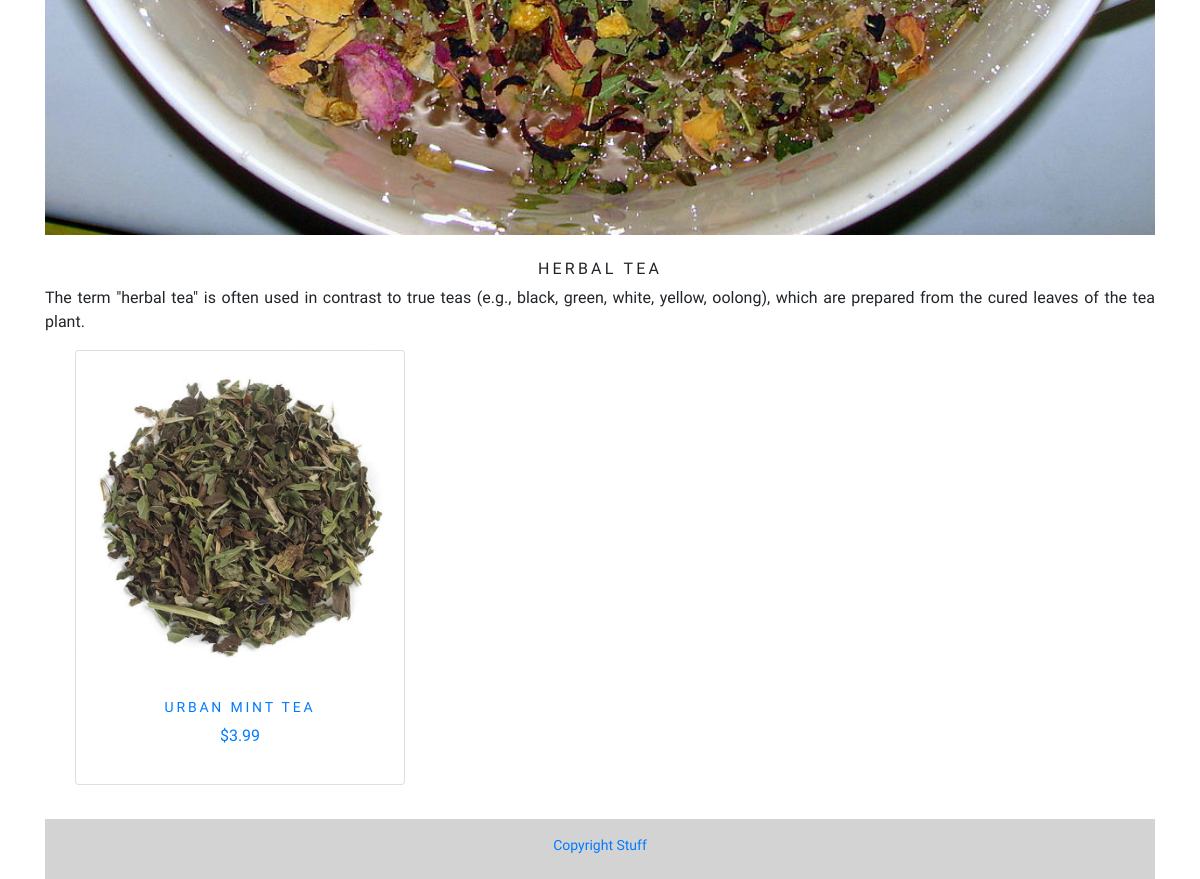
Page /shop/herbal-tea/ (lower part) on the earlier database version.
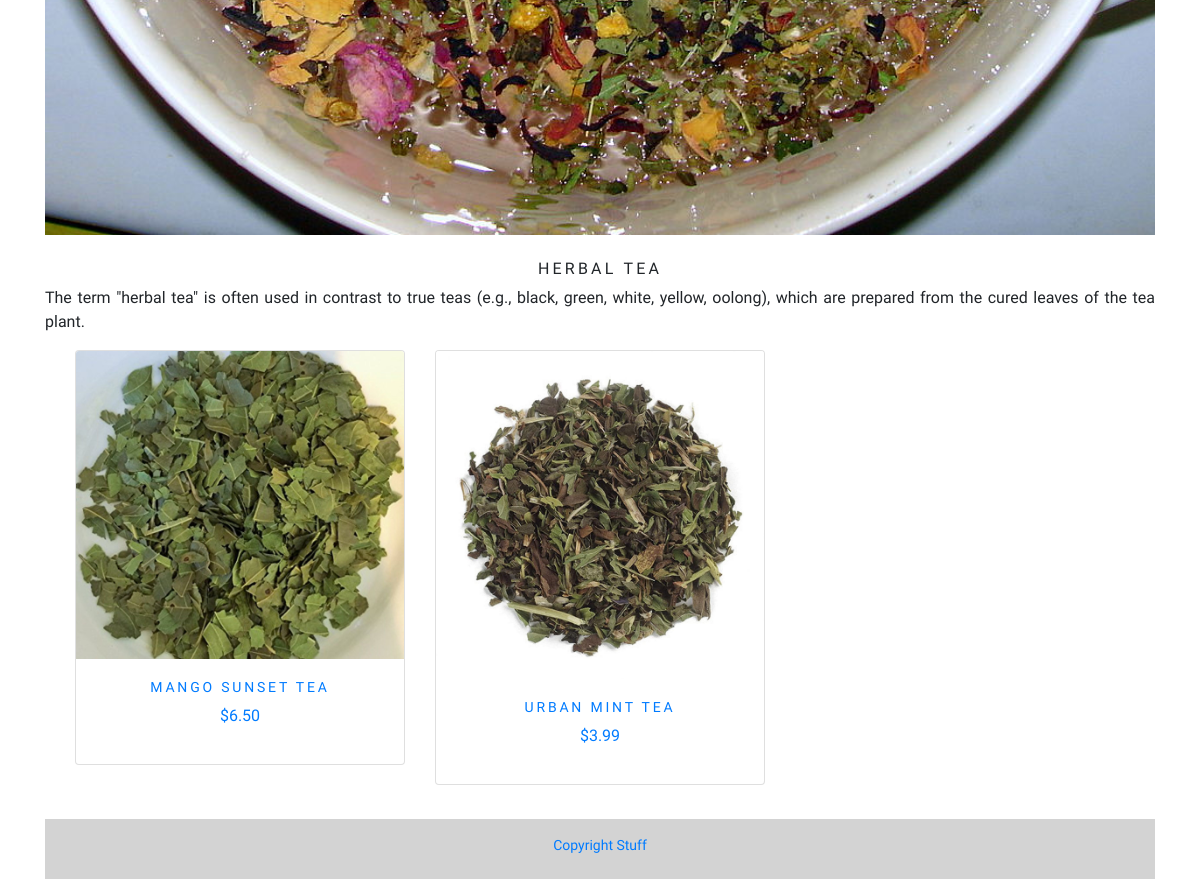
Same page on the later database version.
### shop/models.py (models this page shows, shortened)
class Product(models.Model):
    name = models.CharField(max_length=250, unique=True)
    slug = models.SlugField(max_length=250, unique=True)
    description = models.TextField(blank=True)
    Category = models.ForeignKey(Category, on_delete=models.CASCADE)
    price = models.DecimalField(max_digits=10, decimal_places=2)
    image = models.ImageField(upload_to='product', blank = True)
    stock = models.IntegerField()
    available = models.BooleanField(default=True)
    created = models.DateTimeField(auto_now_add=True)
    updated = models.DateTimeField(auto_now = True)
    class Meta:
        ordering = ('name',)
        verbose_name = 'product'
        verbose_name_plural = 'products'
    def get_url(self):
        return reverse('shop:ProdCatDetail', args=[self.Category.slug,self.slug])

### shop/views.py (the view)
# urls.py: path('', views.allProdCat, name='allProdCat'),
def allProdCat(request, c_slug = None):
    c_page = None
    products = None
    if c_slug != None:
        c_page = get_object_or_404(Category, slug = c_slug)
        products_list = Product.objects.filter(Category=c_page,available=True)
    else:
        products_list = Product.objects.all().filter(available=True)
    paginator = Paginator(products_list, 6)
    try:
        page = int(request.GET.get('page','1'))
    except:
        page = 1
    try:
        products = paginator.page(page)
    except(EmptyPage,InvalidPage):
        products = paginator.page(paginator.num_pages)
    return render(request, 'shop/category.html',{'Category' : c_page, 'products' : products})

### shop/context_processor.py (called while the page is built)
def menu_links(request):
    links = Category.objects.all()
    return dict(links=links)

### shop/models.py (called while the page is built)
    def get_url(self):
        return reverse('shop:products_by_category', args=[self.slug])

### shop/templates/shop/category.html (shortened to what this page needs)
{% extends "base.html" %}
{% load staticfiles %}
{% block content %}
     <div class="mx-auto">
        {% if Category %}
            <img class ="my_image" src = "{{Category.image.url}}" alt="{{Category.name}}">
    </div>
    <br>
    <div>
        <h1 class = "text-center my_title">{{Category.name}}</h1>
        <p class = "text-justify">{{Category.description}}</p>
    </div>
    {% endif %}
    <div class = "container">
        <div class = "row mx-auto">
        {% for product in products.object_list %}
            <div class = "my_bottom_margin col-9 col-sm-12 col-md-4 col-md-12 col-lg-4">
                <div class="card text-center" style="min-width: 18rem;">
                 <a href = "{{product.get_url}}"><img class="card-img-top my_image"src = "{{product.image.url}}" alt = "{{product.name}}"</a>
                 <div class = "card-body">
                    <h4>{{product.name}}</h4>
                    <p>${{product.price}}</p>
                 </div>
                </div>
            </div>
        {% endfor %}
        </div>
        <div class ="mx-auto">
        <br>
    </div>
{% endblock %}

Differences in the rows shown:
added Product: image (picture), name "MANGO SUNSET TEA", price "6.50"
